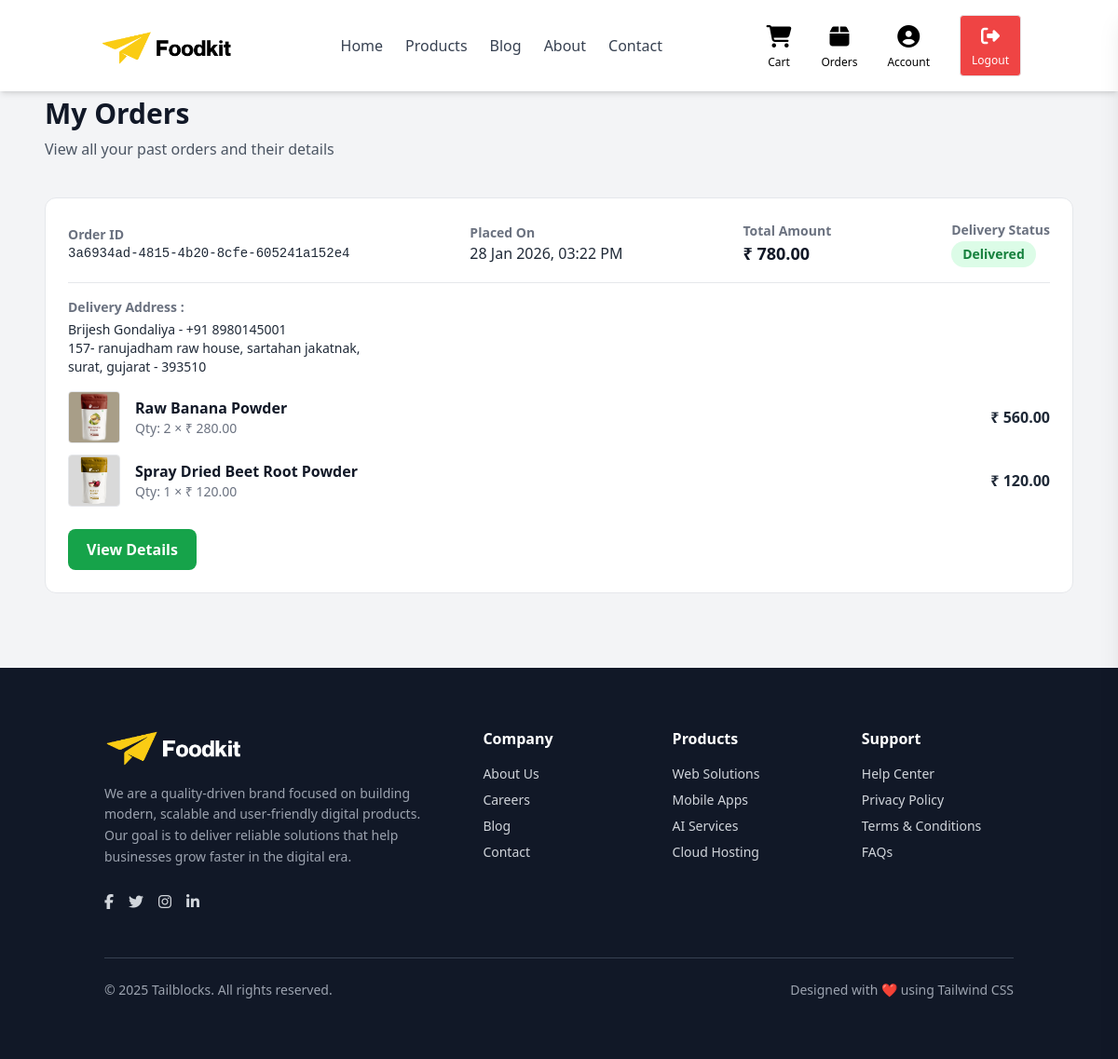
/my-orders/ (signed in), run on the app's committed database.
### apps/store/models.py (models this page shows, shortened)
class Order(BaseModel):
    STATUS_CHOICES = (
        ("PENDING", "Pending"),
        ("PAID", "Paid"),
        ("CANCELLED", "Cancelled"),
    )
    DELIVERY_STATUS_CHOICES = (
        ("PROCESSING", "Processing"),
        ("SHIPPED", "Shipped"),
        ("OUT_FOR_DELIVERY", "Out for Delivery"),
        ("DELIVERED", "Delivered"),
        ("CANCELLED", "Cancelled"),
    )
    user = models.ForeignKey(User, on_delete=models.CASCADE)
    subtotal = models.DecimalField(max_digits=10, decimal_places=2)
    shipping = models.DecimalField(max_digits=10, decimal_places=2)
    total_amount = models.DecimalField(max_digits=10, decimal_places=2)
    status = models.CharField(
        max_length=20,
        choices=STATUS_CHOICES,
        default="PENDING"
    )
    delivery_status = models.CharField(
        max_length=30,
        choices=DELIVERY_STATUS_CHOICES,
        default="PROCESSING"
    )
    is_paid = models.BooleanField(default=False)
    address = models.ForeignKey(
        "Address",
        on_delete=models.SET_NULL,
        null=True,
        blank=True,
        related_name="orders"
    )

class Address(BaseModel):
    user = models.ForeignKey(User,
        on_delete=models.CASCADE,
        related_name="addresses"
    )
    full_name = models.CharField(max_length=150)
    phone = models.CharField(max_length=15)
    address_line1 = models.CharField(max_length=255)
    address_line2 = models.CharField(max_length=255, blank=True, null=True)
    city = models.CharField(max_length=100)
    state = models.CharField(max_length=100)
    pincode = models.CharField(max_length=10)
    is_primary = models.BooleanField(default=False)
    created_at = models.DateTimeField(auto_now_add=True)

class OrderItem(BaseModel):
    order = models.ForeignKey(Order, related_name="items", on_delete=models.CASCADE)
    product = models.ForeignKey("Product", on_delete=models.CASCADE)
    qty = models.PositiveIntegerField()
    price = models.DecimalField(max_digits=10, decimal_places=2)   # per item price
    total_price = models.DecimalField(max_digits=10, decimal_places=2)

class Product(BaseModel):
    name = models.CharField(max_length=255)
    category = models.ForeignKey(
        ProductCategory,
        on_delete=models.CASCADE,
        related_name="products"
    )
    price = models.DecimalField(max_digits=10, decimal_places=2)
    weight = models.CharField(max_length=50)
    content = models.TextField()
    additional_details = models.JSONField(blank=True, null=True)
    image_1 = models.ImageField(
        upload_to=product_image_path,
        default="products/default_product.jpg",
        blank=True,
        null=True
    )
    image_2 = models.ImageField(
        upload_to=product_image_path,
        blank=True,
        null=True
    )
    image_3 = models.ImageField(
        upload_to=product_image_path,
        blank=True,
        null=True
    )
    image_4 = models.ImageField(
        upload_to=product_image_path,
        blank=True,
        null=True
    )
    is_active = models.BooleanField(default=True)
    class Meta:
        ordering = ['-created_at']
    def primary_image(self):
        if self.image_1:
            return self.image_1.url
        return settings.MEDIA_URL + "products/default_product.jpg"

### apps/store/views.py (the view)
# urls.py: path("my-orders/", my_orders, name="my_orders"),
@login_required
def my_orders(request):
    user_id = request.session.get('user_id')
    if not user_id:
        return redirect("login")
    user_ = get_object_or_404(User, id=user_id)
    orders = Order.objects.filter(user=user_).order_by("-created_at")
    return render(request, "store/my_orders.html", {
        "orders": orders
    })

### apps/store/views.py (called while the page is built)
def login_required(view_func):
    @wraps(view_func)
    def wrapper(request, *args, **kwargs):
        if request.session.get('user_id'):
            return view_func(request, *args, **kwargs)
        messages.warning(request, "Please log in to continue.")
        return redirect('signin')
    return wrapper

### apps/store/templates/store/my_orders.html (shortened to what this page needs)
{% extends "store/base.html" %}
{% load static %}
{% block body %}
<div class="max-w-6xl mx-auto px-6 py-20">
    <div class="mb-10 pt-6">
        <h1 class="text-3xl font-bold text-gray-900">
            My Orders
        </h1>
        <p class="text-gray-600 mt-2">
            View all your past orders and their details
        </p>
    </div>
    {% if orders %}
    <div class="space-y-6">
        {% for order in orders %}
        <div class="border rounded-xl p-6 bg-white">
            <div class="flex flex-col md:flex-row md:items-center md:justify-between gap-4 mb-4">
                <div>
                    <p class="text-sm text-gray-500 font-semibold">
                        Order ID
                    </p>
                    <p class="font-mono text-sm text-gray-800 break-all">
                        {{ order.id }}
                    </p>
                </div>
                <div>
                    <p class="text-sm text-gray-500 font-semibold">
                        Placed On
                    </p>
                    <p class="text-gray-800">
                        {{ order.created_at|date:"d M Y, h:i A" }}
                    </p>
                </div>
                <div>
                    <p class="text-sm text-gray-500 font-semibold">
                        Total Amount
                    </p>
                    <p class="text-lg font-semibold text-gray-900">
                        ₹ {{ order.total_amount }}
                    </p>
                </div>
                <div>
                    <p class="text-sm text-gray-500 font-semibold">
                        Delivery Status
                    </p>
                    <p class="text-lg font-semibold text-gray-900">
                        {% if order.status == "CANCELLED" %}
                        <span class="inline-block bg-red-100 text-red-700 text-sm font-semibold px-3 py-1 rounded-full">
                            Cancelled
                        </span>
                        {% elif order.delivery_status == "DELIVERED" %}
                        <span class="inline-block bg-green-100 text-green-700 text-sm font-semibold px-3 py-1 rounded-full">
                            Delivered
                        </span>
                        {% elif order.delivery_status == "OUT_FOR_DELIVERY" %}
                        <span class="inline-block bg-orange-100 text-orange-700 text-sm font-semibold px-3 py-1 rounded-full">
                            Out for Delivery
                        </span>
                        {% elif order.delivery_status == "SHIPPED" %}
                        <span class="inline-block bg-indigo-100 text-indigo-700 text-sm font-semibold px-3 py-1 rounded-full">
                            Shipped
                        </span>
                        {% else %}
                        <span class="inline-block bg-yellow-100 text-yellow-700 text-sm font-semibold px-3 py-1 rounded-full">
                            Processing
                        </span>
                        {% endif %}
                    </p>
                </div>
            </div>
            <hr class="my-4">
            {% if order.address %}
            <div class="mb-4">
                <h3 class="text-sm font-semibold text-gray-500 mb-1">Delivery Address :</h3>
                <p class="text-gray-800 text-sm">
                    {{ order.address.full_name|title }} - {{ order.address.phone }}<br>
                    {{ order.address.address_line1 }}{% if order.address.address_line2 %}, {{ order.address.address_line2 }}{% endif %},<br>
                    {{ order.address.city }}, {{ order.address.state }} - {{ order.address.pincode }}
                </p>
            </div>
            {% endif %}
            <div class="space-y-3">
                {% for item in order.items.all|slice:":2" %}
                <div class="flex items-center gap-4">
                    <img src="{{ item.product.primary_image }}" class="w-14 h-14 object-contain rounded border">
                    <div class="flex-1">
                        <p class="font-semibold text-gray-900">
                            {{ item.product.name }}
                        </p>
                        <p class="text-sm text-gray-500">
                            Qty: {{ item.qty }} × ₹ {{ item.price }}
                        </p>
                    </div>
                    <div class="font-semibold text-gray-800">
                        ₹ {{ item.total_price }}
                    </div>
                </div>
                {% endfor %}
            </div>
            <div class="mt-6 flex flex-wrap gap-4">
                <a href="{% url 'order_detail' order.id %}"
                   class="bg-green-600 hover:bg-green-700 text-white px-5 py-2.5 rounded-lg font-semibold transition">
                    View Details
                </a>
            </div>
        </div>
        {% endfor %}
    </div>
    {% endif %}
</div>
{% endblock %}

### data on the page
Order: id "3a6934ad-4815-4b20-8cfe-605241a152e4", created_at "28 Jan 2026, 03:22 PM", total_amount "780.00", status "Delivered", address.full_name "Brijesh Gondaliya", address.phone "+91 8980145001", address.address_line1 "157- ranujadham raw house", address.address_line2 "sartahan jakatnak", address.city "surat", address.state "gujarat", address.pincode "393510"
OrderItem: product.primary_image (picture), product.name "Raw Banana Powder", qty "2", price "280.00", total_price "560.00"
OrderItem: product.primary_image (picture), product.name "Spray Dried Beet Root Powder", qty "1", price "120.00", total_price "120.00"

### other printed values
{{ request.session.user_name|default:"Account" }} "Account"
